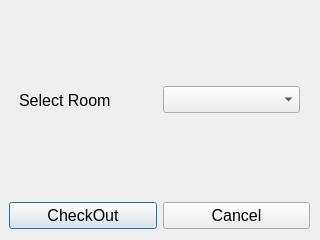
<?xml version="1.0" encoding="UTF-8"?>
<ui version="4.0">
 <class>Book</class>
 <widget class="QDialog" name="Book">
  <property name="windowModality">
   <enum>Qt::WindowModal</enum>
  </property>
  <property name="geometry">
   <rect>
    <x>0</x>
    <y>0</y>
    <width>320</width>
    <height>240</height>
   </rect>
  </property>
  <property name="windowTitle">
   <string>Book a Room</string>
  </property>
  <widget class="QWidget" name="horizontalLayoutWidget">
   <property name="geometry">
    <rect>
     <x>9</x>
     <y>199</y>
     <width>301</width>
     <height>33</height>
    </rect>
   </property>
   <property name="font">
    <font>
     <pointsize>12</pointsize>
    </font>
   </property>
   <layout class="QHBoxLayout" name="horizontalLayout">
    <item>
     <widget class="QPushButton" name="pushButton_2">
      <property name="font">
       <font>
        <pointsize>12</pointsize>
       </font>
      </property>
      <property name="text">
       <string>CheckOut</string>
      </property>
     </widget>
    </item>
    <item>
     <widget class="QPushButton" name="pushButton">
      <property name="font">
       <font>
        <pointsize>12</pointsize>
       </font>
      </property>
      <property name="text">
       <string>Cancel</string>
      </property>
     </widget>
    </item>
   </layout>
  </widget>
  <widget class="QWidget" name="horizontalLayoutWidget_2">
   <property name="geometry">
    <rect>
     <x>19</x>
     <y>60</y>
     <width>281</width>
     <height>80</height>
    </rect>
   </property>
   <property name="font">
    <font>
     <pointsize>12</pointsize>
    </font>
   </property>
   <layout class="QHBoxLayout" name="horizontalLayout_2">
    <item>
     <widget class="QLabel" name="label">
      <property name="font">
       <font>
        <pointsize>12</pointsize>
       </font>
      </property>
      <property name="text">
       <string>Select Room</string>
      </property>
     </widget>
    </item>
    <item>
     <widget class="QComboBox" name="comboBox">
      <property name="font">
       <font>
        <pointsize>12</pointsize>
       </font>
      </property>
     </widget>
    </item>
   </layout>
  </widget>
 </widget>
 <resources/>
 <connections/>
</ui>
